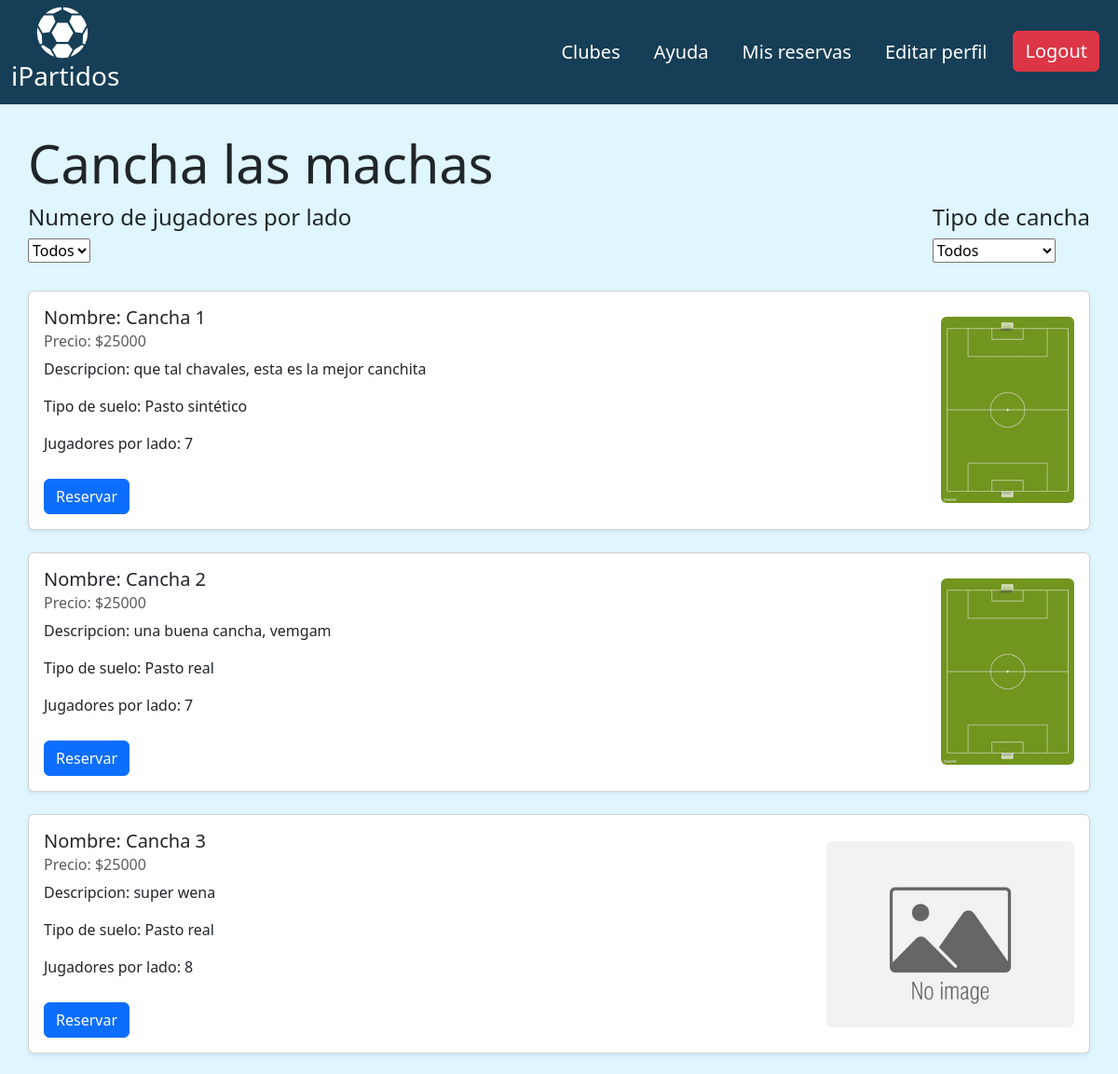
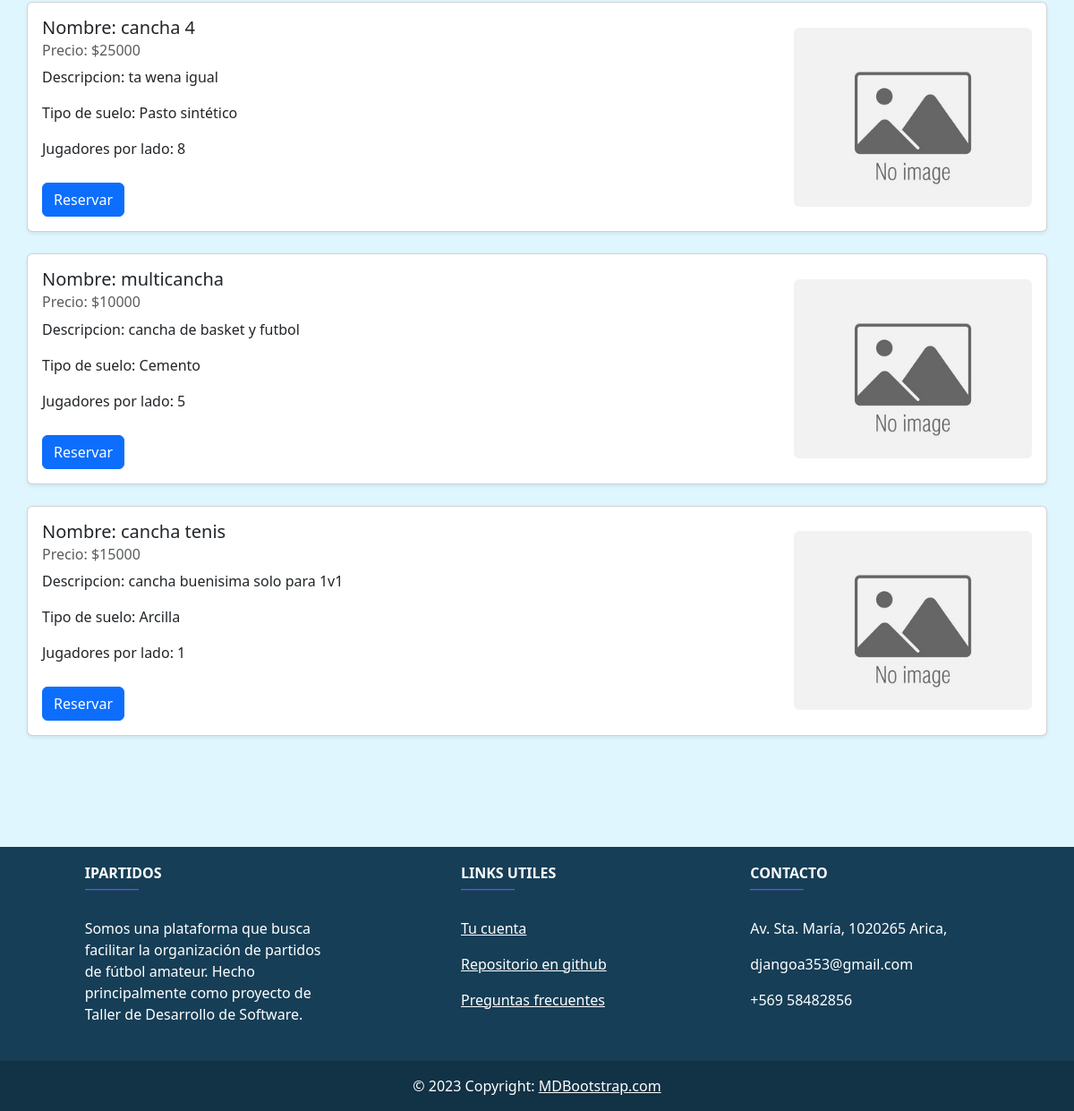
The page /clubes/clubFields/2 (signed in) on the database its author committed (2 pictures, top to bottom).
### registration/models.py (models this page shows, shortened)
class UsuarioProfile(AbstractUser):
    name = models.CharField(max_length=200, default='', verbose_name="Nombre")
    last_name = models.CharField(max_length=200, default='', verbose_name="Apellido")
    email = models.EmailField(max_length=254, unique=True, default='')
    phoneNumber = models.CharField(max_length=20, blank=True, verbose_name='Número de teléfono', default='1234567890')
    role = models.CharField(max_length=100, default='client', verbose_name='Crear cuenta como club')
    state = models.BooleanField(default=True)

class Tenant(UsuarioProfile):
    fieldsNetWorth = models.FloatField(default=0.0)
    clubName = models.CharField(max_length=200, default='')
    clubDescription = models.CharField(max_length=200, default='')
    clubPhoto = models.ImageField(upload_to='club_photos', null=True, blank=True)
    clubAddress = models.CharField(max_length=200, default='')
    clubApertureTime = models.TimeField('Hora de apertura', null=True, blank=True,)
    clubClosureTime = models.TimeField('Hora de cierre', null=True, blank=True,)
    class Meta:
        verbose_name = 'Tenant'
        verbose_name_plural = 'Tenants'

### canchas/models.py (models this page shows, shortened)
class Field(models.Model):
    GROUND_CHOICES = (
        ('Pasto sintético', 'Pasto sintético'),
        ('Pasto real', 'Pasto real'),
        ('Cemento', 'Cemento'),
        ('Arcilla', 'Arcilla')
    )
    id = models.AutoField(primary_key=True)
    name = models.CharField(max_length=100, default='', null=True, blank=True)
    description = models.CharField(default='not defined', max_length=100, null=True, blank=True)
    groundType = models.CharField(max_length=100, default='Pasto sintético', choices=GROUND_CHOICES, null=False, blank=True)
    fieldPhoto = models.ImageField(upload_to='field_photos', null=True, blank=True)
    price = models.IntegerField()
    isActive = models.BooleanField(default=True)
    playersPerSide = models.IntegerField(default=0)
    opening_time = models.TimeField(default=time(14, 0))
    closing_time = models.TimeField(default=time(23, 0))
    tenant = models.ForeignKey('registration.Tenant', on_delete=models.CASCADE, related_name='tenant_fields', null=True)

### clubes/views.py (the view)
# urls.py: path('clubFields/<int:pk>', ClubClientDetailView.as_view(), name='field_detail')
@method_decorator(login_required, name='dispatch')
class ClubClientDetailView(DetailView):
    model = Tenant
    template_name = 'clubes/club_clientDetailView.html'
    def get_context_data(self, **kwargs):
        context = super().get_context_data(**kwargs)
        players_per_side = self.request.GET.get('players_per_side')
        ground_type = self.request.GET.get('ground_type')
        filters = Q(tenant=self.object)
        if players_per_side:
            filters &= Q(playersPerSide=players_per_side)
        if ground_type:
            filters &= Q(groundType=ground_type)
        context['fields'] = Field.objects.filter(filters)
        context['club'] = self.object.tenant
        context['GROUND_CHOICES'] = Field.GROUND_CHOICES
        return context

### clubes/templates/clubes/club_clientDetailView.html (shortened to what this page needs)
{% extends 'core/base.html' %}
{% block content %}
    <div class="container">
        <div class="row">
            <div class="col-md-12">
                <h1 class="display-4" style="margin-top: 30px;" >{{ club.clubName }}</h1>
                <div style="margin-top: 10px; margin-bottom: 30px;">
                    <form method="get" style="display: flex; justify-content: space-between;">
                        <div>
                            <h4>Numero de jugadores por lado</h4>
                            <select name="players_per_side" onchange="this.form.submit()">
                                <option value="">Todos</option>
                            </select>
                        </div>
                        <div>
                            <h4>Tipo de cancha</h4>
                            <select name="ground_type" onchange="this.form.submit()">
                                <option value="">Todos</option>
                            </select>
                        </div>
                    </form>
                </div>
            {% for field in fields %}
                {% if field.isActive == True %}
                <div class='container'>
                    <div class="card mb-4 shadow-sm">
                        <div class="card-body d-flex flex-column flex-md-row justify-content-between" style="flex-direction: column; justify-content: flex-start;">
                            <div style="text-align: left;">
                                <h5 class="card-title">Nombre: {{ field.name }}</h5>
                                <h6 class="card-subtitle mb-2 text-body-secondary">Precio: ${{ field.price }}</h6>
                                <p>Descripcion: {{ field.description }}</p>
                                <p>Tipo de suelo: {{ field.groundType }}</p>
                                <p>Jugadores por lado: {{ field.playersPerSide }} </p>
                                <a href="{% url 'reservation' field.id %}" class="card-link d-md-inline d-flex justify-content-center">
                                    <button type="button" class="btn btn-primary" style="margin-top: 10px;">Reservar</button>
                                </a>
                            </div>
                            {% if field.fieldPhoto %}
                                <img src="{{ field.fieldPhoto.url }}" class="img-fluid rounded" style="max-width: 300px; max-height: 200px;">
                            {% else %}
                                {% load static %}
                                <img src="{% static 'core/img/noPhoto.jpg' %}" class="img-fluid rounded" style="max-width: 300px; max-height: 200px;">
                            {% endif %}
                        </div>
                    </div>
                </div>
                {% endif %}
            {% empty %}
            <p>No hay canchas disponibles :( </p>
            {% endfor %}
            </div>
        </div>
    </div>
    {% include 'core/footer.html' %}
{% endblock %}

### core/static/core/css/style.css (style rules this page uses)
body { background: #DFF6FF; margin: 0; }
.container { padding: 0; }
.card-body { display: flex; justify-content: space-between; }
.card-body { display: flex; flex-direction: column; align-items: center; text-align: center; }

### rows shown on the page
Tenant: clubName "Cancha las machas"
Field: name "Cancha 1", price "25000", description "que tal chavales, esta es la mejor canchita", groundType "Pasto sintético", playersPerSide "7", fieldPhoto (picture)
Field: name "Cancha 2", price "25000", description "una buena cancha, vemgam", groundType "Pasto real", playersPerSide "7", fieldPhoto (picture)
Field: name "Cancha 3", price "25000", description "super wena", groundType "Pasto real", playersPerSide "8", isActive True (drawn)
Field: name "cancha 4", price "25000", description "ta wena igual", groundType "Pasto sintético", playersPerSide "8", isActive True (drawn)
Field: name "multicancha", price "10000", description "cancha de basket y futbol", groundType "Cemento", playersPerSide "5", isActive True (drawn)
Field: name "cancha tenis", price "15000", description "cancha buenisima solo para 1v1", groundType "Arcilla", playersPerSide "1", isActive True (drawn)
